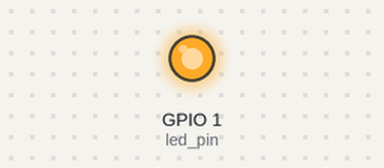
The sketch below on a simulated ESP8266 (NodeMCU). On the bench: output pins drawn as LEDs (lit = HIGH). WiFi joins after 1.5 s; servers stay silent unless stated.

Above: at 0.2 s.
At 33.0 s:
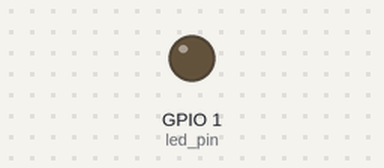
Timing chart, 0 to 41.2 s (numbered marks = the images above):
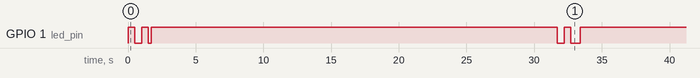

Measured:
- by itself, GPIO 1 (led_pin): moves between LOW and HIGH, repeating every 31.7 s
- by itself, everything shown: repeats every 31.7 s, in 4 steps

The sketch:

bewegungsmelder.ino
```cpp
// Bewegungsmelder im IoT mit ESP-8266

#include <ESP8266WiFi.h>

const char* ssid = "f...e";
const char* password = "p...e";
const char* server = "62.108.44.182";
char httpreq[100];
WiFiClient client;
const int led_pin = 1;

void setup() {
  uint8_t mac[6];
  pinMode(led_pin, OUTPUT);
  digitalWrite(led_pin, 0);
  WiFi.macAddress(mac);
  sprintf(httpreq, "GET /iotllb?mac=%02X-%02X-%02X-%02X-%02X-%02X HTTP/1.0\r\n\r\n",
    mac[0], mac[1], mac[2], mac[3], mac[4], mac[5]);
}

void loop() {
  uint8_t mac[6], i;
  WiFi.begin(ssid, password);
  while (WiFi.status() != WL_CONNECTED) {
    digitalWrite(led_pin, !digitalRead(led_pin));
    delay(500);
  }
  digitalWrite(led_pin, 0);
  if (client.connect(server, 80))
    client.print(httpreq), client.stop(), WiFi.disconnect(), digitalWrite(led_pin, 1);
  delay(30000);
}
```
